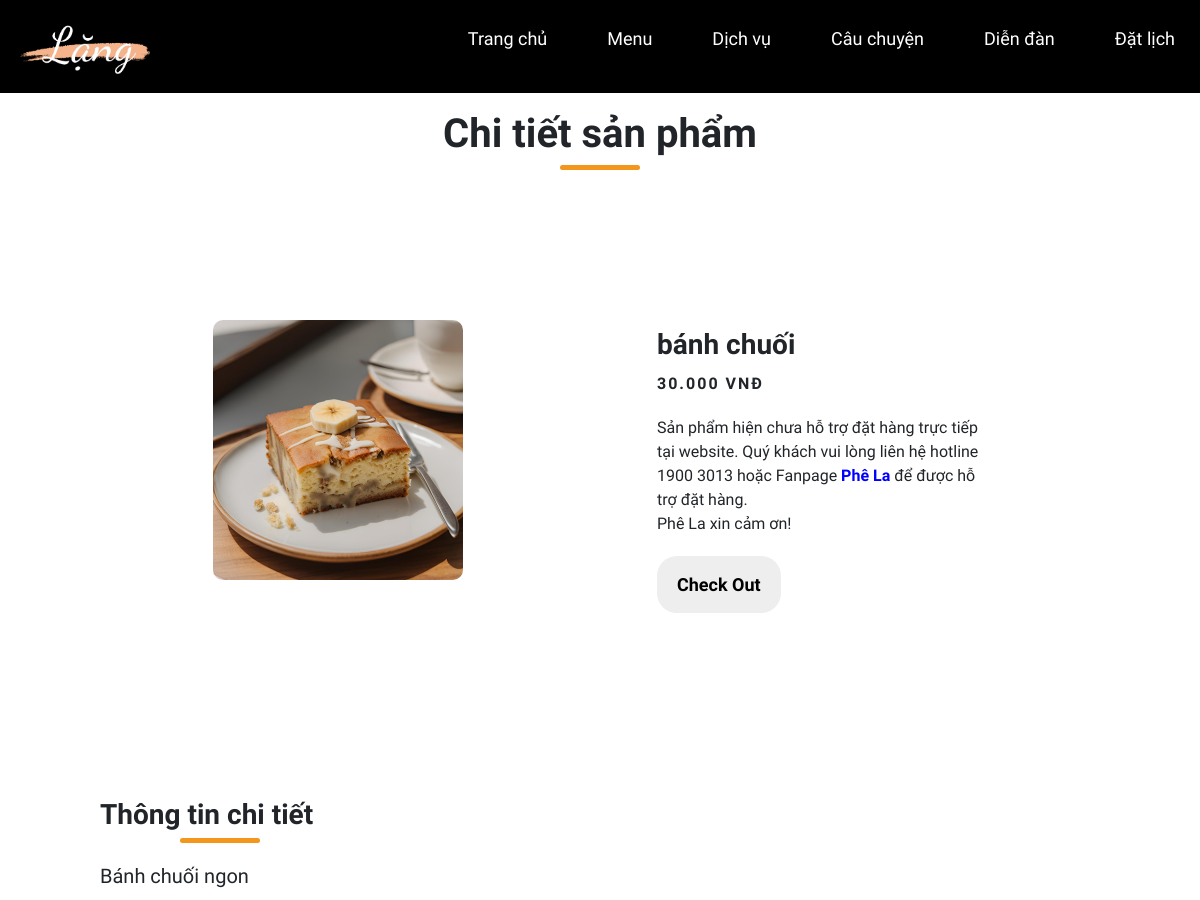
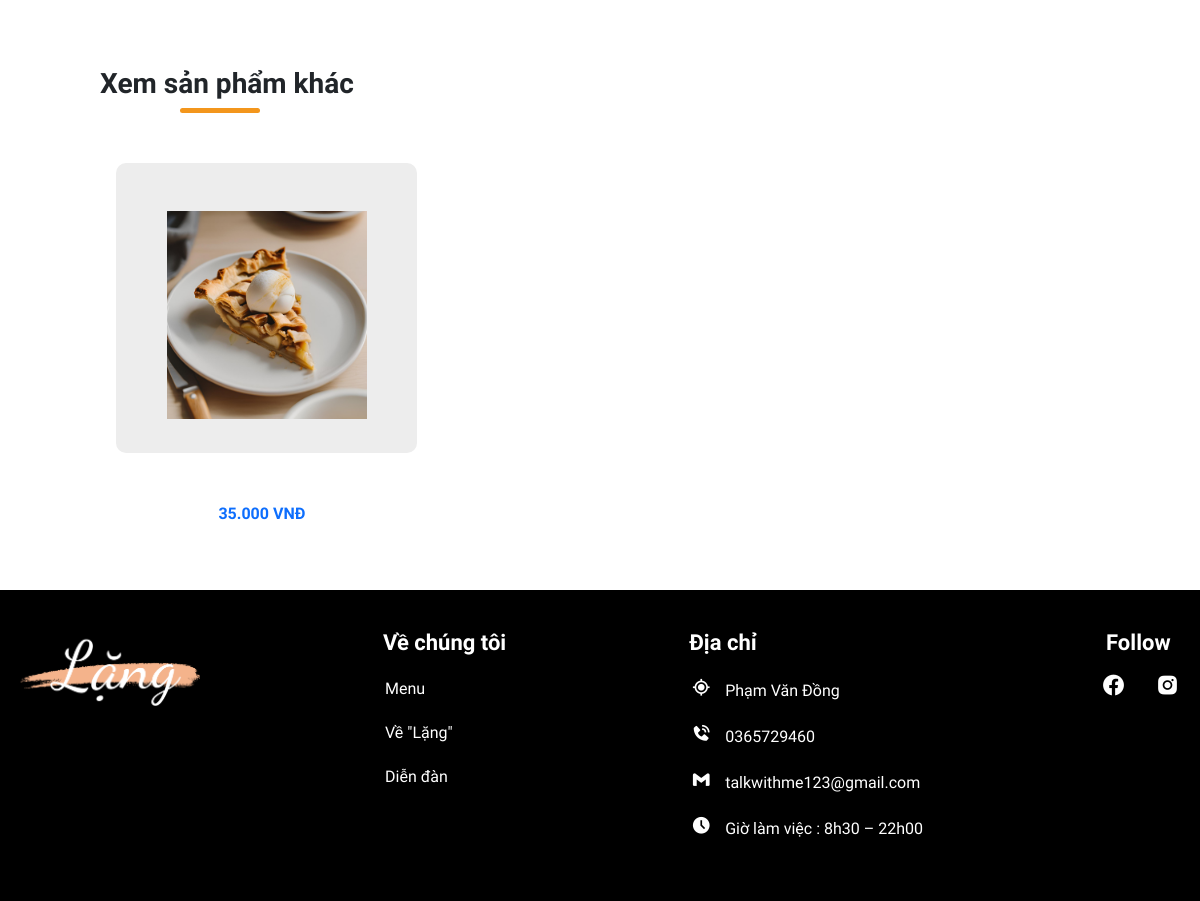
The page /menu/menudetail/2 on the database its author committed (2 pictures, top to bottom).
### tables this page shows
CREATE TABLE `sanpham` (
  `sp_id` int(11) NOT NULL,
  `sp_name` varchar(255) NOT NULL,
  `sp_gia` varchar(11) NOT NULL,
  `sp_thongtin` text NOT NULL,
  `sp_anh` varchar(255) NOT NULL,
  `danhmuc_id` int(11) NOT NULL,
  `created_at` datetime NOT NULL DEFAULT current_timestamp(),
  `updated_at` datetime NOT NULL DEFAULT current_timestamp() ON UPDATE current_timestamp()
);

### Core/Controller.php (called while the page is built, shortened)
<?php
class Controller
{
    public function model($model)
    {
        return new $model;
    }
}

### Configs/Connect.php (called while the page is built, shortened)
<?php
class Connect
{
    public function __construct()
    {
        try {
            $this->pdo = new PDO(self::DNS, self::USER, self::PASSWORD);
        } catch (PDOException $e) {
            echo $e->getMessage();
        }
    }
}

### Models/Menu.php (called while the page is built, shortened)
<?php
include_once './Configs/Connect.php';
class Menu extends Connect
{
    public function getProductDetail($sp_id)
    {
        $sql = "SELECT * FROM sanpham WHERE sp_id = :sp_id";
        $pre = $this->pdo->prepare($sql);
        $pre->bindParam(':sp_id', $sp_id, PDO::PARAM_INT);
        $pre->execute();
        $productDetail = $pre->fetch(PDO::FETCH_ASSOC);
        return $productDetail;
    }
    public function getNewestProductsInSameCategory($sp_id)
    {
        $sql = "SELECT danhmuc_id FROM sanpham WHERE sp_id = :sp_id";
        $pre = $this->pdo->prepare($sql);
        $pre->bindParam(':sp_id', $sp_id, PDO::PARAM_INT);
        $pre->execute();
        $danhmuc_id = $pre->fetchColumn();
        $sql_newest = "SELECT * FROM sanpham
                   WHERE danhmuc_id = :danhmuc_id AND sp_id != :sp_id
                   ORDER BY created_at DESC
                   LIMIT 4";
        $pre_newest = $this->pdo->prepare($sql_newest);
        $pre_newest->bindParam(':danhmuc_id', $danhmuc_id, PDO::PARAM_INT);
        $pre_newest->bindParam(':sp_id', $sp_id, PDO::PARAM_INT);
        $pre_newest->execute();
        $newestProducts = $pre_newest->fetchAll(PDO::FETCH_ASSOC);
        return $newestProducts;
    }
}

### Views/menu_detail.php (the view)
<section class="product-detail" id="product-detail">
    <div class="container-detail">
        <h2 class="section_title">Chi tiết sản phẩm</h2>
        <div class="detail">
            <div class="image">
                <img src="/LangCoffee/Images/Coffee/<?= htmlspecialchars($productDetail['sp_anh']) ?>">
            </div>
            <div class="content">
                <h1 class="name"><?= $productDetail['sp_name'] ?></h1>
                <div class="price"><?= number_format($productDetail['sp_gia'], 0, ',', '.') ?> VNĐ</div>
                <div class="description">
                    Sản phẩm hiện chưa hỗ trợ đặt hàng trực tiếp tại website.
                    Quý khách vui lòng liên hệ hotline 1900 3013 hoặc Fanpage <span><a href="">Phê La</a></span> để được
                    hỗ trợ đặt hàng. <br>
                    Phê La xin cảm ơn!
                </div>
                <div class="buttons">
                    <button>Check Out</button>
                </div>
            </div>
        </div>
        <h3 class="section_title section_titleh3">Thông tin chi tiết</h3>
        <div class="text_detail">
            <p>
                <?= $productDetail['sp_thongtin'] ?>
            </p>
        </div>
        <h3 class="section_title section_titleh3">Xem sản phẩm khác</h3>
        <div class="menu-items">
            <?php foreach ($newestProducts as $newProduct) : ?>
                <div class="menu-item">
                    <a href="/LangCoffee/menu/menudetail/<?= $newProduct['sp_id'] ?>">
                        <div class="menu-item-content">
                            <div class="menu-item-img">
                                <img src="/LangCoffee/Images/Coffee/<?= htmlspecialchars($newProduct['sp_anh']) ?>" alt="menu item image">
                            </div>
                        </div>
                        <div class="menu-item-info">
                            <div class="menu-item-name"><?= $newProduct['sp_name'] ?></div>
                            <p class="menu-item-price"><?= number_format($newProduct['sp_gia'], 0, ',', '.') ?> VNĐ</p>
                        </div>
                    </a>
                </div>
            <?php endforeach; ?>
        </div>
    </div>
</section>

### CSS/public.css (style rules this page uses)
* { margin: 0; padding: 0; box-sizing: border-box; font-family: "Playwrite GB S", cursive; font-weight: 400; }
:root { --primary-color: #3b141c; --secondary-color: #f3961c; --dark-color: #252525; --white-color: #fff; --light-gray-color: #f2f2f2; --site-max-width: 1300px; }
html { scroll-behavior: smooth; }
body { background-color: var(--white-color); }
a { text-decoration: none !important; }

### CSS/home.css (style rules this page uses)
.section_title { text-align: center; padding: 60px 0 30px; font-size: 28px; }
.section_title::after { content: ''; width: 80px; background: var(--secondary-color); height: 5px; display: block; margin: 7px auto 0; border-radius: 8px; }

### CSS/menu.css (style rules this page uses)
:root { --white-light: rgba(255, 255, 255, 0.5); --alice-blue: #f8f9fa; --carribean-green: #40c9a2; --gray: #ededed; }
img { width: 100%; display: block; }

### CSS/menu_detail.css (style rules this page uses)
.container-detail { width: 1000px; margin: auto; max-width: 1000px; text-align: center; padding-top: 50px; }
.container-detail h2 { font-size: 40px; font-weight: 600; }
.container-detail h3 { text-align: left; font-weight: 800; }
.section_titleh3 { padding-bottom: 10px; }
.container-detail .section_title::after { content: ''; width: 80px; background: var(--secondary-color); height: 5px; display: block; margin: 7px auto 0; border-radius: 8px; }
.container-detail .section_titleh3::after { content: ''; width: 80px; background: var(--secondary-color); height: 5px; display: block; margin: 7px 0 0 80px; padding-left: 0px; border-radius: 8px; }
.detail { display: grid; grid-template-columns: repeat(2, 1fr); gap: 50px; text-align: left; padding-bottom: 45px; }
.detail .image img { border-radius: 10px; max-height: 400px; width: auto; object-fit: cover; }
.detail .image { display: flex; position: relative; justify-content: center; align-items: center; }
.detail .name { padding: 40px 0 0 0; margin: 0 0 10px 0; font-size: 28px; font-weight: 600; }
.detail .price { font-weight: bold; letter-spacing: 2px; margin-bottom: 20px; }
.detail .buttons button { background-color: #eee; border: none; padding: 15px 20px; border-radius: 20px; font-size: large; font-weight: 600; }
.detail .description { padding-bottom: 20px; font-weight: 400; }
.detail .description a { color: blue; font-weight: 800; }
.menu-item { margin: 2rem; margin-left: 0; position: relative; }
.menu-item-content { background: var(--gray); padding: 3rem 0.5rem 2rem 0.5rem; cursor: pointer; border-radius: 10px; }
.menu-item-img { width: 200px; height: 210px; margin: 0 auto; }
.menu-item-info { padding: 1rem; }
.menu-item-name { color: black; display: block; text-decoration: none; font-size: 1rem; font-weight: bold; }
.menu-item-price { padding-top: 0.6rem; padding-right: 0.6rem; font-weight: 600; display: inline-block; }
.menu-item-img img { transition: transform 0.6s ease; }
@media screen and (min-width: 992px) { .menu-items { display: grid; grid-template-columns: repeat(2, 1fr); } }
@media screen and (min-width: 1200px) { .menu-items { grid-template-columns: repeat(3, 1fr); } }
@media screen and (min-width: 1200px) { .menu-item { margin-right: 1rem; margin-left: 1rem; } }
.text_detail { text-align: left; font-size: 20px; }

### CSS/person.css (style rules this page uses)
:root { --white-light: rgba(255, 255, 255, 0.5); --alice-blue: #f8f9fa; --carribean-green: #40c9a2; --gray: #ededed; }
* { padding: 0; margin: 0; box-sizing: border-box; }
body { font-family: 'Quicksand', sans-serif; }
img { width: 100%; display: block; }

### CSS/person_detail.css (style rules this page uses)
.menu-item { margin: 2rem; margin-left: 0; position: relative; }
.menu-item-content { background: var(--gray); padding: 3rem 0.5rem 2rem 0.5rem; cursor: pointer; border-radius: 10px; }
.menu-item-img { width: 200px; height: 210px; margin: 0 auto; }
.menu-item-info { padding: 1rem; }
.menu-item-name { color: rgb(255, 255, 255); display: block; text-decoration: none; font-size: 1rem; font-weight: bold; }
.menu-item-price { padding-top: 0.6rem; padding-right: 0.6rem; font-weight: 600; display: inline-block; }
.menu-item-img img { transition: transform 0.6s ease; }
@media screen and (min-width: 992px) { .menu-items { display: grid; grid-template-columns: repeat(2, 1fr); } }
@media screen and (min-width: 1200px) { .menu-items { grid-template-columns: repeat(3, 1fr); } }
@media screen and (min-width: 1200px) { .menu-item { margin-right: 1rem; margin-left: 1rem; } }
.text_detail { text-align: left; }

### CSS/blog.css (style rules this page uses)
section { position: relative; }

### rows shown on the page
sanpham: sp_anh (picture), sp_name "bánh chuối", sp_gia "30.000", sp_thongtin "Bánh chuối ngon"
sanpham: sp_anh (picture), sp_gia "35.000"
